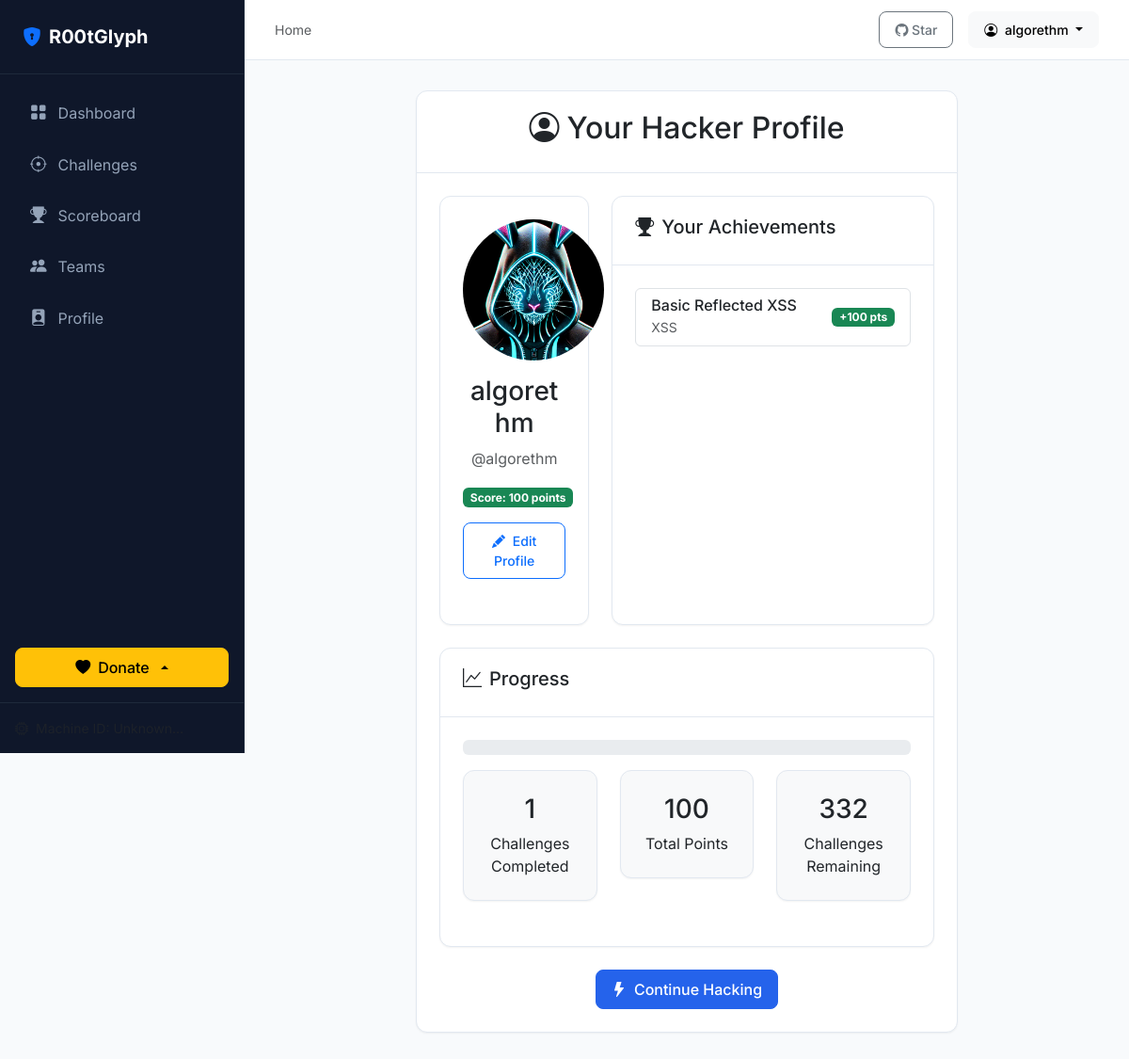
Screenshot of /profile (signed in) with the database file from the repository.
### app/models.py (models this page shows)
class LocalUser(db.Model):
    id = db.Column(db.Integer, primary_key=True)
    username = db.Column(db.String(50), unique=True, nullable=False)
    password_hash = db.Column(db.String(256), nullable=False)
    display_name = db.Column(db.String(50), nullable=False, default='Anonymous Hacker')
    profile_picture = db.Column(db.String(256), nullable=True)
    score = db.Column(db.Integer, default=0, index=True)
    completed_challenges = db.Column(db.Text, default='[]')
    is_admin = db.Column(db.Boolean, default=False)
    team_id = db.Column(db.Integer, db.ForeignKey('team.id', use_alter=True, name='fk_local_user_team_id'), nullable=True)
    created_at = db.Column(db.DateTime, default=lambda: datetime.now(timezone.utc))
    last_active = db.Column(db.DateTime, default=lambda: datetime.now(timezone.utc))
    failed_login_attempts = db.Column(db.Integer, default=0)
    locked_until = db.Column(db.DateTime, nullable=True)
    completions = db.relationship('Challenge', secondary=user_completions, lazy='dynamic', backref=db.backref('completed_by', lazy='dynamic'))

class Challenge(db.Model):
    id = db.Column(db.Integer, primary_key=True)
    name = db.Column(db.String(100), nullable=False)
    category = db.Column(db.String(50), nullable=False)
    difficulty = db.Column(db.String(20), nullable=False)
    description = db.Column(db.Text, nullable=False)
    points = db.Column(db.Integer, default=100)
    active = db.Column(db.Boolean, default=True)

### app/routes/core.py (the view, shortened to what this page needs)
@core_bp.route('/profile', methods=['GET', 'POST'])
@login_required
def profile():
    user = get_current_user()
    completed_challenges = user.completions.all()
    total_challenge_count = Challenge.query.filter_by(active=True).count()
    remaining_challenge_count = total_challenge_count - len(completed_challenges)
    return render_template('profile.html', user=user, completed_challenges=completed_challenges, total_challenge_count=total_challenge_count, remaining_challenge_count=remaining_challenge_count)

### app/utils.py (called while the page is built)
def login_required(f):
    @wraps(f)
    def decorated_function(*args, **kwargs):
        if 'user_id' not in session:
            return redirect(url_for('auth.login', next=request.url))
        return f(*args, **kwargs)
    return decorated_function

def get_current_user():
    if 'user_id' in session:
        return db.session.get(LocalUser, session['user_id'])
    return None

def inject_user():
    return dict(current_user=get_current_user())

### templates/profile.html (shortened to what this page needs)
{% extends 'base.html' %}
{% block content %}
<div class="row">
    <div class="col-md-8 offset-md-2">
        <div class="card">
            <div class="card-header">
                <h2 class="text-center"><i class="bi bi-person-circle me-2"></i>Your Hacker Profile</h2>
            </div>
            <div class="card-body">
                <div class="row mb-4">
                    <div class="col-md-4">
                        <div class="card h-100">
                            <div class="card-body text-center">
                                <div class="mb-3">
                                    {% if user.profile_picture %}
                                    <img src="{{ url_for('static', filename=user.profile_picture) }}"
                                        alt="Profile Picture" class="rounded-circle"
                                        style="width: 150px; height: 150px; object-fit: cover;">
                                    {% else %}
                                    <i class="bi bi-person-fill-gear icon-xxl"></i>
                                    {% endif %}
                                </div>
                                <h3>{{ user.display_name }}</h3>
                                <p class="text-muted">@{{ user.username }}</p>
                                <p class="badge bg-success">Score: {{ user.score }} points</p>
                                <button class="btn btn-outline-primary btn-sm" type="button" data-bs-toggle="collapse"
                                    data-bs-target="#editProfile">
                                    <i class="bi bi-pencil-fill me-1"></i> Edit Profile
                                </button>
                            </div>
                        </div>
                    </div>
                    <div class="col-md-8">
                        <div class="card h-100">
                            <div class="card-header">
                                <h5><i class="bi bi-trophy-fill me-2"></i>Your Achievements</h5>
                            </div>
                            <div class="card-body">
                                {% if completed_challenges %}
                                <div class="list-group">
                                    {% for challenge in completed_challenges %}
                                    <div class="list-group-item d-flex justify-content-between align-items-center">
                                        <div>
                                            <h6 class="mb-0">{{ challenge.name }}</h6>
                                            <small class="text-muted">{{ challenge.category | upper }}</small>
                                        </div>
                                        <span class="badge bg-success">+{{ challenge.points }} pts</span>
                                    </div>
                                    {% endfor %}
                                </div>
                                {% else %}
                                <div class="alert alert-info">
                                    <i class="bi bi-info-circle-fill me-2"></i>
                                    You haven't completed any challenges yet. Start hacking to earn points!
                                </div>
                                {% endif %}
                            </div>
                        </div>
                    </div>
                </div>
                <div class="card">
                    <div class="card-header">
                        <h5><i class="bi bi-graph-up me-2"></i>Progress</h5>
                    </div>
                    <div class="card-body">
                        <div class="progress mb-3 progress-standard">
                            {% set total_challenges = total_challenge_count %}
                            {% set completed = completed_challenges|length %}
                            {% set percentage = (completed / total_challenges * 100)|int if total_challenges > 0 else 0
                            %}
                        </div>
                        <div class="row text-center">
                            <div class="col-md-4">
                                <div class="card bg-light">
                                    <div class="card-body">
                                        <h3>{{ completed_challenges|length }}</h3>
                                        <p class="mb-0">Challenges Completed</p>
                                    </div>
                                </div>
                            </div>
                            <div class="col-md-4">
                                <div class="card bg-light">
                                    <div class="card-body">
                                        <h3>{{ user.score }}</h3>
                                        <p class="mb-0">Total Points</p>
                                    </div>
                                </div>
                            </div>
                            <div class="col-md-4">
                                <div class="card bg-light">
                                    <div class="card-body">
                                        <h3>{{ remaining_challenge_count }}</h3>
                                        <p class="mb-0">Challenges Remaining</p>
                                    </div>
                                </div>
                            </div>
                        </div>
                    </div>
                </div>
                <div class="text-center mt-4">
                    <a href="{{ url_for('core.vulnerabilities') }}" class="btn btn-primary">
                        <i class="bi bi-lightning-fill me-2"></i>Continue Hacking
                    </a>
                </div>
            </div>
        </div>
    </div>
</div>
{% endblock %}

### templates/base.html (shortened to what this page needs)
<!doctype html>
<html lang="en">
    <head>
        <link
            rel="stylesheet"
            href="https://cdn.jsdelivr.net/npm/bootstrap@5.3.0/dist/css/bootstrap.min.css"
        />
        <link
            rel="stylesheet"
            href="https://cdn.jsdelivr.net/npm/bootstrap-icons@1.11.1/font/bootstrap-icons.css"
        />
        <link
            rel="stylesheet"
            href="{{ url_for('static', filename='css/style.css') }}"
        />
    </head>
    <body>
        <div class="app-container">
            <aside class="sidebar">
                <div class="sidebar-header">
                    <a href="{{ url_for('core.index') }}" class="brand-logo">
                        <i class="bi bi-shield-lock-fill text-primary"></i>
                        <span>R00tGlyph</span>
                    </a>
                </div>
                <nav class="sidebar-nav">
                    <div class="nav-item">
                        <a
                            href="{{ url_for('core.index') }}"
                            class="nav-link {{ 'active' if request.endpoint == 'index' }}"
                        >
                            <i class="bi bi-grid-fill"></i> Dashboard
                        </a>
                    </div>
                    <div class="nav-item">
                        <a
                            href="{{ url_for('core.vulnerabilities') }}"
                            class="nav-link {{ 'active' if 'level' in request.endpoint or request.endpoint == 'vulnerabilities' }}"
                        >
                            <i class="bi bi-crosshair"></i> Challenges
                        </a>
                    </div>
                    <div class="nav-item">
                        <a
                            href="{{ url_for('core.scoreboard') }}"
                            class="nav-link {{ 'active' if request.endpoint == 'scoreboard' }}"
                        >
                            <i class="bi bi-trophy-fill"></i> Scoreboard
                        </a>
                    </div>
                    <div class="nav-item">
                        <a
                            href="{{ url_for('teams.teams') }}"
                            class="nav-link {{ 'active' if 'team' in request.endpoint or request.endpoint == 'teams' }}"
                        >
                            <i class="bi bi-people-fill"></i> Teams
                        </a>
                    </div>
                    <div class="nav-item">
                        <a
                            href="{{ url_for('core.profile') }}"
                            class="nav-link {{ 'active' if request.endpoint == 'profile' }}"
                        >
                            <i class="bi bi-person-badge-fill"></i> Profile
                        </a>
                    </div>
                </nav>
                <div class="sidebar-donate mt-auto mb-3 px-3">
                    <div class="dropdown dropup">
                        <button
                            class="btn btn-warning w-100 d-flex align-items-center justify-content-center gap-2 dropdown-toggle"
                            type="button"
                            data-bs-toggle="dropdown"
                            aria-expanded="false"
                        >
                            <i class="bi bi-heart-fill"></i> Donate
                        </button>
                    </div>
                </div>
                <div class="sidebar-footer">
                    <div
                        class="d-flex align-items-center gap-2 text-muted small"
                    >
                        <i class="bi bi-cpu"></i>
                        <span
                            >Machine ID: {{ session.get('machine_id',
                            'Unknown')[:8] }}...</span
                        >
                    </div>
                </div>
            </aside>
            <main class="main-content">
                <header class="top-bar">
                    <div class="breadcrumb-nav">
                        {% block breadcrumb %}
                        <span class="text-muted">Home</span>
                        {% endblock %}
                    </div>
                    <div class="user-menu">
                        <a
                            href="https://github.com/algorethmpwd/R00tGlyph"
                            target="_blank"
                            class="btn btn-sm btn-outline-secondary"
                        >
                            <i class="bi bi-github"></i> Star
                        </a>
                        {% if current_user %}
                        <div class="dropdown">
                            <button
                                class="btn btn-sm btn-light dropdown-toggle"
                                type="button"
                                data-bs-toggle="dropdown"
                            >
                                <i class="bi bi-person-circle me-1"></i> {{
                                current_user.username }}
                            </button>
                        </div>
                        {% endif %}
                    </div>
                </header>
                <div class="content-wrapper">
                    {% block content %}{% endblock %}
                </div>
            </main>
        </div>
    </body>
</html>

### static/css/style.css (style rules this page uses)
:root { --bg-app: #f8fafc; --bg-panel: #ffffff; --bg-sidebar: #0f172a; --text-primary: #1e293b; --text-secondary: #64748b; --text-sidebar: #94a3b8; --text-sidebar-hover: #ffffff; --primary: #2563eb; --primary-hover: #1d4ed8; --success: #10b981; --warning: #f59e0b; --danger: #ef4444; --info: #3b82f6; --border-color: #e2e8f0; --border-sidebar: #1e293b; --radius-sm: 0.375rem; --radius-md: 0.5rem; --radius-lg: 0.75rem; --shadow-sm: 0 1px 2px 0 rgb(0 0 0 / 0.05); --shadow-md: 0 4px 6px -1px rgb(0 0 0 / 0.1); --shadow-lg: 0 10px 15px -3px rgb(0 0 0 / 0.1); }
body { font-family: 'Inter', sans-serif; background-color: var(--bg-app); color: var(--text-primary); overflow-x: hidden; }
.app-container { display: flex; min-height: 100vh; }
.sidebar { width: 260px; background-color: var(--bg-sidebar); color: var(--text-sidebar); display: flex; flex-direction: column; border-right: 1px solid var(--border-sidebar); position: fixed; height: 100vh; z-index: 50; transition: width 0.3s ease; }
.sidebar-header { padding: 1.5rem; border-bottom: 1px solid var(--border-sidebar); }
.brand-logo { font-weight: 700; font-size: 1.25rem; color: #fff; text-decoration: none; display: flex; align-items: center; gap: 0.5rem; }
.sidebar-nav { flex: 1; padding: 1rem; overflow-y: auto; }
.nav-item { margin-bottom: 0.25rem; }
.nav-link { display: flex; align-items: center; gap: 0.75rem; padding: 0.75rem 1rem; border-radius: var(--radius-md); color: var(--text-sidebar); text-decoration: none; transition: all 0.2s; }
.nav-link i { font-size: 1.1rem; }
.sidebar-footer { padding: 1rem; border-top: 1px solid var(--border-sidebar); }
.main-content { flex: 1; margin-left: 260px; display: flex; flex-direction: column; min-width: 0; }
.top-bar { height: 64px; background-color: var(--bg-panel); border-bottom: 1px solid var(--border-color); display: flex; align-items: center; justify-content: space-between; padding: 0 2rem; position: sticky; top: 0; z-index: 40; }
.breadcrumb-nav { font-size: 0.875rem; color: var(--text-secondary); }
.user-menu { display: flex; align-items: center; gap: 1rem; }
.content-wrapper { padding: 2rem; flex: 1; }
.card { background-color: var(--bg-panel); border: 1px solid var(--border-color); border-radius: var(--radius-lg); box-shadow: var(--shadow-sm); margin-bottom: 1.5rem; }
.card-header { background-color: transparent; border-bottom: 1px solid var(--border-color); padding: 1.25rem 1.5rem; font-weight: 600; }
.card-body { padding: 1.5rem; }
.btn { font-weight: 500; border-radius: var(--radius-md); padding: 0.5rem 1rem; transition: all 0.2s; }
.btn-primary { background-color: var(--primary); border-color: var(--primary); }

### rows the page displays
LocalUser: username "algorethm", profile_picture (picture), display_name "algorethm", score "100"
Challenge: name "Basic Reflected XSS", category "XSS", points "100"

### other values shown
{{ completed_challenges|length }} "1"
{{ remaining_challenge_count }} "332"
